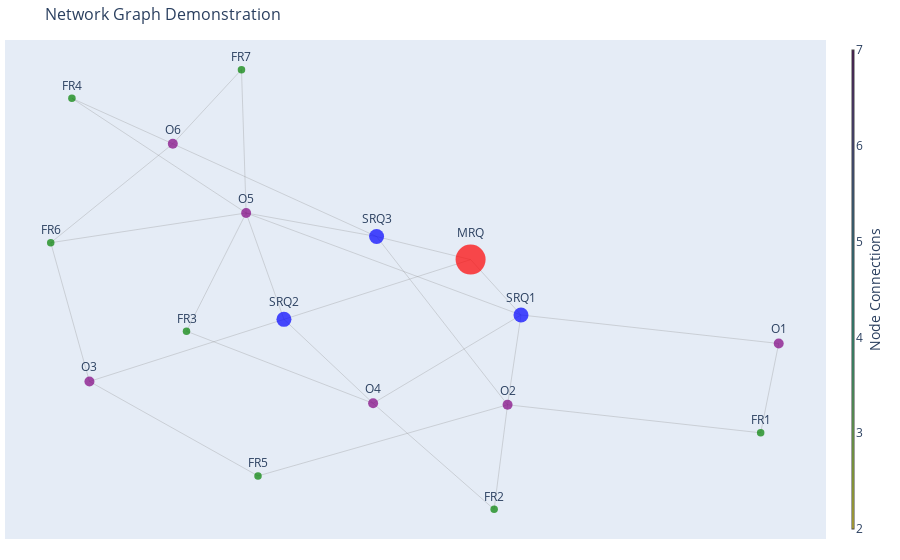

Notebook source saved alongside this figure:
### Code cell
node_trace = go.Scatter(
    x=[],
    y=[],
    text=[],
    mode='markers+text',
    textposition="top center",

    hoverinfo='text',
    marker=dict(
        #symbol = "diamond",
        showscale=True,
        colorscale='viridis',
        reversescale=True,
        color=colors,
        size=[x/10 for x in node_sizes],
        colorbar=dict(
            thickness=1,
            title='Node Connections',
            xanchor='left',
            titleside='right'
        ),
        line=dict(width=0)))
for node in G.nodes():
    x, y = G.nodes[node]['pos']
    node_trace['x'] += tuple([x])
    node_trace['y'] += tuple([y])
for node, adjacencies in enumerate(G.adjacency()):
    node_trace['marker']['color'] += tuple([len(adjacencies[1])])
    node_info = adjacencies[0]
    node_trace['text'] += tuple([node_info])
title = "Network Graph Demonstration"
fig = go.Figure(data=[edge_trace, node_trace],
                layout=go.Layout(
                title=title,
                titlefont=dict(size=16),
                showlegend=False,
                hovermode='closest',
                margin=dict(b=21, l=5, r=5, t=40),
                # annotations=[dict(
                #     text="Text Here",
                #     showarrow=False,
                #     xref="paper", yref="paper")],
                xaxis=dict(showgrid=False, zeroline=False,
                           showticklabels=False, mirror=True),
                yaxis=dict(showgrid=False, zeroline=False, showticklabels=False, mirror=True)))
fig.show()

### Figure 1 — Plotly figure (JSON) as saved in the notebook; plotly's stock layout.template omitted (floating-point values rounded to 4 significant figures)
{"data": [{"hoverinfo": "none", "line": {"color": "#888", "width": 0.3}, "mode": "lines", "type": "scatter", "x": [0.4043, 0.2879, null, 0.4043, 1.0, null, 0.4043, 0.3733, null, 0.4043, 0.06252, null, 0.4043, -0.231, null, -0.1436, 0.2879, null, -0.1436, 0.06252, null, -0.1436, -0.231, null, -0.1436, -0.5932, null, 0.07048, 0.2879, null, 0.07048, 0.3733, null, 0.07048, -0.231, null, 0.07048, -0.4005, null, 1.0, 0.9583, null, 0.3733, 0.9583, null, 0.3733, 0.3422, null, 0.3733, -0.2036, null, 0.06252, 0.3422, null, 0.06252, -0.3689, null, -0.231, -0.3689, null, -0.231, -0.6337, null, -0.231, -0.6827, null, -0.231, -0.2418, null, -0.5932, -0.2036, null, -0.5932, -0.6827, null, -0.4005, -0.6337, null, -0.4005, -0.6827, null, -0.4005, -0.2418, null], "y": [-0.04132, 0.182, null, -0.04132, -0.1564, null, -0.04132, -0.4036, null, -0.04132, -0.3977, null, -0.04132, 0.3701, null, -0.05897, 0.182, null, -0.05897, -0.3977, null, -0.05897, 0.3701, null, -0.05897, -0.3095, null, 0.2751, 0.182, null, 0.2751, -0.4036, null, 0.2751, 0.3701, null, 0.2751, 0.6491, null, -0.1564, -0.5167, null, -0.4036, -0.5167, null, -0.4036, -0.8255, null, -0.4036, -0.6906, null, -0.3977, -0.8255, null, -0.3977, -0.1069, null, 0.3701, -0.1069, null, 0.3701, 0.8325, null, 0.3701, 0.2502, null, 0.3701, 0.9483, null, -0.3095, -0.6906, null, -0.3095, 0.2502, null, 0.6491, 0.8325, null, 0.6491, 0.2502, null, 0.6491, 0.9483, null]}, {"hoverinfo": "text", "marker": {"color": ["blue", "blue", "blue", "purple", "purple", "purple", "purple", "purple", "purple", "green", "green", "green", "green", "green", "green", "green", "red", 5, 4, 4, 2, 5, 4, 7, 3, 4, 2, 2, 2, 2, 2, 3, 2, 3], "colorbar": {"thickness": 1, "title": {"side": "right", "text": "Node Connections"}, "xanchor": "left"}, "colorscale": [[0, "#440154"], [0.1111, "#482878"], [0.2222, "#3e4989"], [0.3333, "#31688e"], [0.4444, "#26828e"], [0.5556, "#1f9e89"], [0.6667, "#35b779"], [0.7778, "#6ece58"], [0.8889, "#b5de2b"], [1, "#fde725"]], "line": {"width": 0}, "reversescale": true, "showscale": true, "size": [15, 15, 15, 10, 10, 10, 10, 10, 10, 7.5, 7.5, 7.5, 7.5, 7.5, 7.5, 7.5, 30]}, "mode": "markers+text", "text": ["SRQ1", "SRQ2", "SRQ3", "O1", "O2", "O4", "O5", "O3", "O6", "FR1", "FR2", "FR3", "FR4", "FR5", "FR6", "FR7", "MRQ"], "textposition": "top center", "type": "scatter", "x": [0.4043, -0.1436, 0.07048, 1.0, 0.3733, 0.06252, -0.231, -0.5932, -0.4005, 0.9583, 0.3422, -0.3689, -0.6337, -0.2036, -0.6827, -0.2418, 0.2879], "y": [-0.04132, -0.05897, 0.2751, -0.1564, -0.4036, -0.3977, 0.3701, -0.3095, 0.6491, -0.5167, -0.8255, -0.1069, 0.8325, -0.6906, 0.2502, 0.9483, 0.182]}], "layout": {"hovermode": "closest", "margin": {"b": 21, "l": 5, "r": 5, "t": 40}, "showlegend": false, "title": {"font": {"size": 16}, "text": "Network Graph Demonstration"}, "xaxis": {"mirror": true, "showgrid": false, "showticklabels": false, "zeroline": false}, "yaxis": {"mirror": true, "showgrid": false, "showticklabels": false, "zeroline": false}}}
